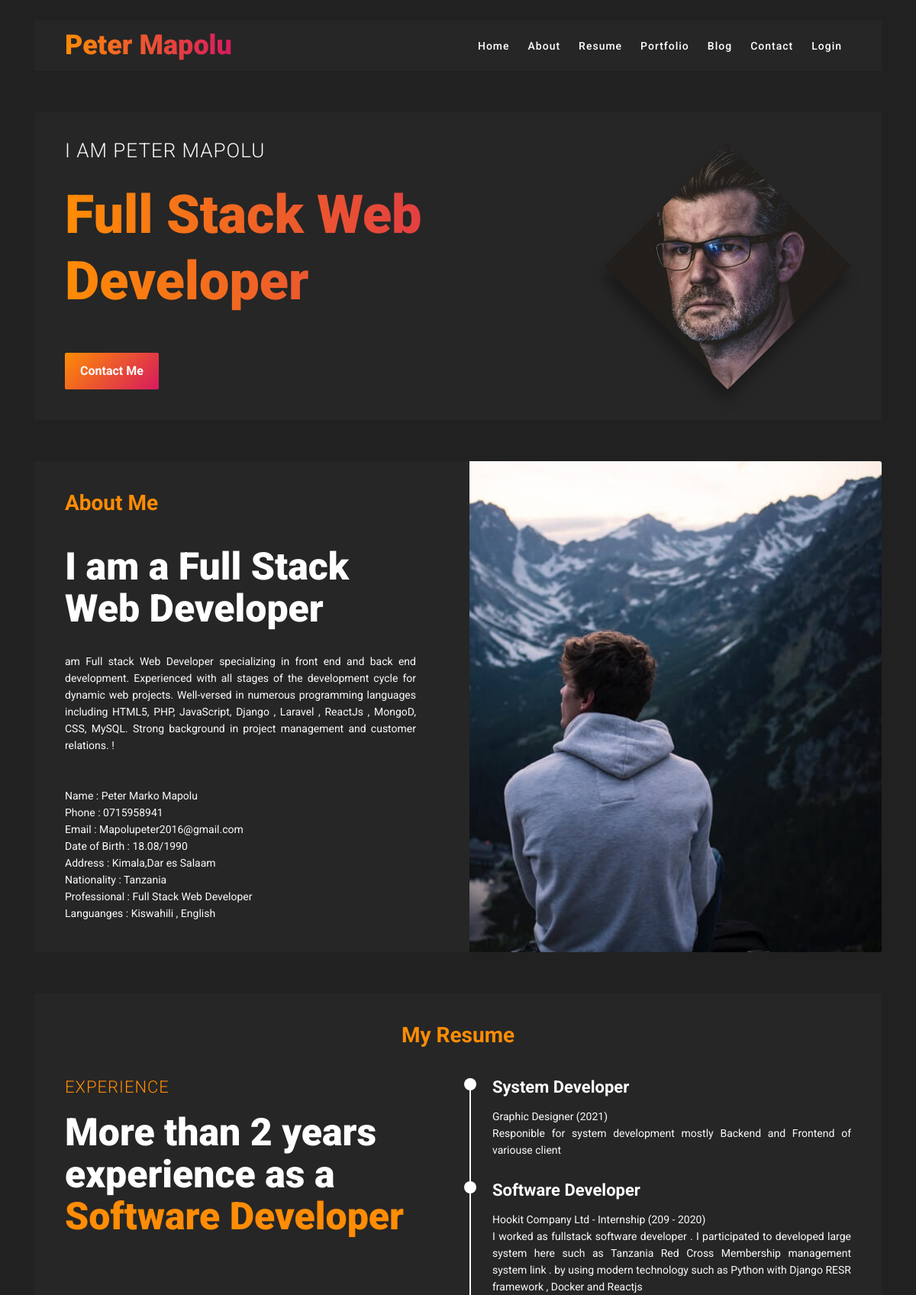
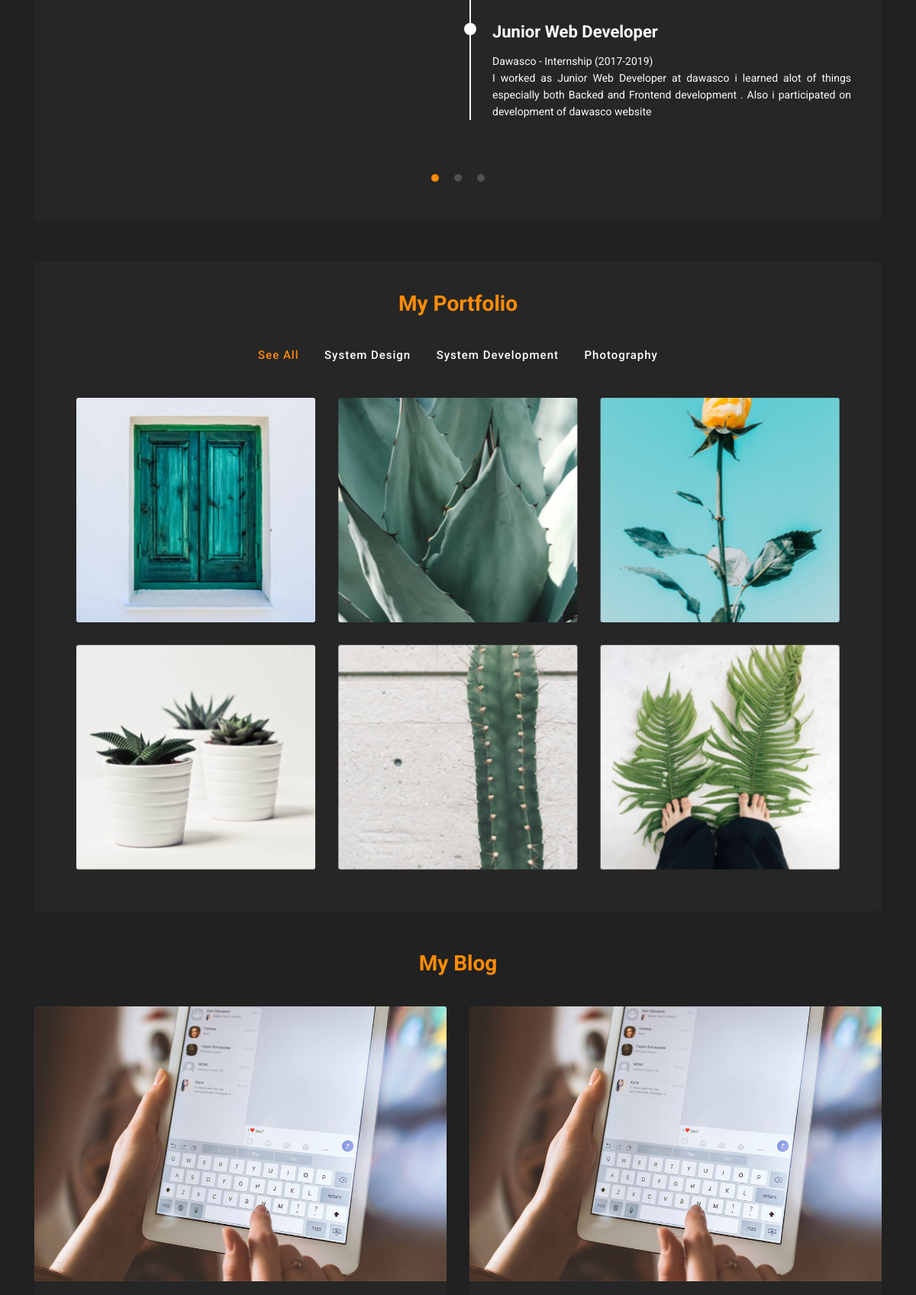
The page / (upper part) on the database its author committed (2 pictures, top to bottom).
### user/models.py (models this page shows, shortened)
class Details(models.Model):
    STATUS = (
        ('Male','Male'),
        ('Female','Female'),
        )
    professional = models.CharField(max_length=100 ,null=True,blank=True)
    firstname = models.CharField(max_length=100 ,null=True,blank=True)
    middlename = models.CharField(max_length=100 ,null=True,blank=True)
    lastname = models.CharField(max_length=100 ,null=True,blank=True)
    email = models.EmailField(max_length=100 ,null=True,blank=True)
    address = models.CharField(max_length=100 ,null=True,blank=True)
    phonenumber = models.CharField(max_length=100 ,null=True,blank=True)
    experience_years = models.CharField(max_length=100 ,null=True,blank=True)
    nationality = models.CharField(max_length=100 ,null=True,blank=True)
    birth = models.DateTimeField(default=timezone.now)
    bio = models.TextField(max_length=500,null=True,blank=True)
    gender= models.CharField(max_length=100 ,null=True, choices=STATUS)
    user = models.OneToOneField(User , on_delete=models.CASCADE , null=True,blank=True)

class Blog(models.Model):
    name = models.CharField(max_length=100 ,null=True)
    image= models.ImageField(default='default.jpg', upload_to='blog',null=True,blank=True)
    description= models.TextField(max_length=500,null=True,blank=True)
    date = models.DateTimeField(default=timezone.now)
    user = models.ForeignKey(User , on_delete=models.CASCADE , null=True)

### app/views.py (the view)
# urls.py: path('', views.home , name='index'),
def home(request):
    blogs = Blog.objects.all()
    profiles = Details.objects.all()
    context={'blogs':blogs,'profiles':profiles}
    return render(request , 'Pages/index.html',context)

### app/Templates/Pages/index.html (shortened to what this page needs)
{% load static %}
{% include 'include/base.html' %}
{% include 'include/header.html' %}
    <div id="about" class="about segments">
        <div class="container">
            <div class="box-content">
                <div class="row">
                    {% for profile in profiles %}
                    <div class="col-md-6 col-sm-12 col-xs-12">
                        <div class="content-left">
                            <div class="section-title section-title-left">
                                <h3>About Me</h3>
                            </div>
                            <div class="content">
                                <h2>I am a {{profile.professional}}</h2>
                                <p style="text-align: justify;">{{profile.bio}} !</p>
                            </div>
                            <br><br>
                            <span>Name  : {{profile.firstname}} {{profile.middlename}} {{profile.lastname}}</span><br>
                            <span>Phone : {{profile.phonenumber}}</span><br>
                            <span>Email : Mapolupeter2016@gmail.com</span><br>
                            <span>Date of Birth : 18.08/1990</span><br>
                            <span>Address : {{profile.address}}</span><br>
                            <span>Nationality : Tanzania</span><br>
                            <span>Professional : {{profile.professional}}</span><br>
                            <span>Languanges : Kiswahili , English</span>
                        </div>
                    </div>
                    <div class="col-md-6 col-sm-12 col-xs-12">
                        <div class="content-right"></div>
                    </div>
                    {% endfor %}
                </div>
            </div>
        </div>
    </div>
    <div id="resume" class="resume segments">
        <div class="container">
            <div class="box-content">
                <div class="section-title">
                    <h3>My Resume</h3>
                </div>
                <div class="owl-carousel owl-theme">
                    <div class="content">
                        <div class="row ">
                            <div class="col-md-6 col-sm-12 col-xs-12">
                                <div class="content-left">
                                    <div class="title-resume">
                                        <h3>Experience</h3>
                                        <h2>More than 2 years experience as a <span>Software Developer</span></h2>
                                    </div>
                                </div>
                            </div>
                            <div class="col-md-6 col-sm-12 col-xs-12">
                                <div class="content-right">
                                    <ul class="timeline">
                                        <li>
                                            <h4>System Developer</h4>
                                            <span>Graphic Designer (2021)</span>
                                            <p style="text-align: justify;"> Responible for system development mostly Backend and Frontend of variouse client </p>
                                        </li>
                                        <li>
                                            <h4>Software Developer</h4>
                                            <span>Hookit Company Ltd - Internship (209 - 2020)</span>
                                            <p style="text-align: justify;">I worked as fullstack software developer . I participated to developed large system here such as Tanzania Red Cross Membership management system link . by using modern technology such as Python with Django RESR framework , Docker and Reactjs </p>
                                        </li>
                                        <li>
                                            <h4>Junior Web Developer</h4>
                                            <span>Dawasco - Internship (2017-2019)</span>
                                            <p style="text-align: justify;">I worked as Junior Web Developer at dawasco i learned alot of things especially both Backed and Frontend development . Also i participated on development of dawasco website</p>
                                        </li>
                                    </ul>
                                </div>
                            </div>
                        </div>
                    </div>
                    <div class="content">
                        <div class="row ">
                            <div class="col-md-6 col-sm-12 col-xs-12">
                            </div>
                        </div>
                    </div>
                </div>
            </div>
        </div>
    </div>
    <div id="portfolio" class="portfolio segments">
        <div class="container">
            <div class="box-content">
                <div class="section-title">
                    <h3>My Portfolio</h3>
                </div>
                <div class="portfolio-filter-menu">
                    <ul>
                        <li data-filter="all" class="active">
                            <span>See All</span>
                        </li>
                        <li data-filter="1">
                            <span>System Design</span>
                        </li>
                        <li data-filter="2">
                            <span>System Development</span>
                        </li>
                        <li data-filter="3">
                            <span>Photography</span>
                        </li>
                    </ul>
                </div>
                <div class="row no-gutters filtr-container">
                    <div class="col-md-4 col-sm-12 col-xs-12 filtr-item" data-category="3">
                        <div class="content-image">
                            <a href="{% static 'images/portfolio1.jpg' %}" class="portfolio-popup">
                                <img src="{% static 'images/portfolio1.jpg' %}" alt="">
                                <div class="portfolio-caption">
                                    <div class="title">
                                    </div>
                                    <div class="subtitle">
                                    </div>
                                </div>
                            </a>
                        </div>
                    </div>
                    <div class="col-md-4 col-sm-12 col-xs-12 filtr-item" data-category="1">
                        <div class="content-image">
                            <a href="{% static 'images/portfolio2.jpg' %}" class="portfolio-popup">
                                <img src="{% static 'images/portfolio2.jpg' %}" alt="">
                                <div class="portfolio-caption">
                                    <div class="title">
                                    </div>
                                    <div class="subtitle">
                                    </div>
                                </div>
                            </a>
                        </div>
                    </div>
                    <div class="col-md-4 col-sm-12 col-xs-12 filtr-item" data-category="2, 1">
                        <div class="content-image">
                            <a href="{% static 'images/portfolio3.jpg' %}" class="portfolio-popup">
                                <img src="{% static 'images/portfolio3.jpg' %}" alt="">
                                <div class="portfolio-caption">
                                    <div class="title">
                                    </div>
                                    <div class="subtitle">
                                    </div>
                                </div>
                            </a>
                        </div>
                    </div>
                    <div class="col-md-4 col-sm-12 col-xs-12 filtr-item" data-category="3">
                        <div class="content-image">
                            <a href="{% static 'images/portfolio4.jpg' %}" class="portfolio-popup">
                                <img src="{% static 'images/portfolio4.jpg' %}" alt="">
                                <div class="portfolio-caption">
                                    <div class="title">
                                    </div>
                                    <div class="subtitle">
                                    </div>
                                </div>
                            </a>
                        </div>
                    </div>
                    <div class="col-md-4 col-sm-12 col-xs-12 filtr-item" data-category="1, 2">
                        <div class="content-image">
                            <a href="{% static 'images/portfolio5.jpg' %}" class="portfolio-popup">
                                <img src="{% static 'images/portfolio5.jpg' %}" alt="">
                                <div class="portfolio-caption">
                                    <div class="title">
                                    </div>
                                    <div class="subtitle">
                                    </div>
                                </div>
                            </a>
                        </div>
                    </div>
                    <div class="col-md-4 col-sm-12 col-xs-12 filtr-item" data-category="3, 1">
                        <div class="content-image">
                            <a href="{% static 'images/portfolio6.jpg' %}" class="portfolio-popup">
                                <img src="{% static 'images/portfolio6.jpg' %}" alt="">
                                <div class="portfolio-caption">
                                    <div class="title">
                                    </div>
                                    <div class="subtitle">
                                    </div>
                                </div>
                            </a>
                        </div>
                    </div>
                </div>
            </div>
        </div>
    </div>
    <div id="blog" class="blog segments">
        <div class="container">
            <div class="section-title">
                <h3>My Blog</h3>
            </div>
            <div class="row">
                {% for blog in blogs %}
                <div class="col-md-6">
                    <div class="content">
                        <div class="image">
                            <img src=".../../../../../media/blog/bg-title-02.jpg" alt="" width="100%">
                        </div>
                        <div class="blog-title">
                        </div>
                    </div>
                </div>
                {% endfor %}
            </div>
        </div>
    </div>

### app/Templates/include/base.html (shortened to what this page needs)
{% load static %}
<!DOCTYPE html>
<html lang="zxx">
<head>
    <link rel="stylesheet" href="{% static 'css/bootstrap.css' %}">
    <link rel="stylesheet" href="{% static 'css/font-awesome.css' %}">
    <link rel="stylesheet" href="{% static 'css/fakeLoader.css' %}">
    <link rel="stylesheet" href="{% static 'css/owl.carousel.css' %}">
    <link rel="stylesheet" href="{% static 'css/owl.theme.default.css' %}">
    <link rel="stylesheet" href="{% static 'css/magnific-popup.css' %}">
    <link rel="stylesheet" href="{% static 'css/style.css' %}">
</head>
<body>
</body>
</html>

### app/Templates/include/header.html (shortened to what this page needs)
{% load static %}
 <header id="home">
     <div class="container">
         <nav class="navbar navbar-expand-lg navbar-dark">
             {% for profile in profiles %}
             <a href="#" class="navbar-brand">
                 <h2>{{profile.firstname}} {{profile.lastname}}</h2>
             </a>
             {% endfor %}
             <div id="navbarTogglerDemo" class="collapse navbar-collapse">
                 <ul class="navbar-nav ml-auto">
                     <li class="nav-item active">
                         <a href="#home" class="nav-link">Home</a>
                     </li>
                     <li class="nav-item">
                         <a href="#about" class="nav-link">About</a>
                     </li>
                     <li class="nav-item">
                         <a href="#resume" class="nav-link">Resume</a>
                     </li>
                     <li class="nav-item">
                         <a href="#portfolio" class="nav-link">Portfolio</a>
                     </li>
                     <li class="nav-item">
                         <a href="#blog" class="nav-link">Blog</a>
                     </li>
                     <li class="nav-item">
                         <a href="#contact" class="nav-link">Contact</a>
                     </li>
                     {% if user.is_authenticated %}
                     <li class="nav-item">
                        <a href="{% url 'user' %}" class="nav-link">Dashboard</a>
                    </li>
                    {% else %}
                     <li class="nav-item">
                        <a href="{% url 'login' %}" class="nav-link">Login</a>
                    </li>
                    {% endif %}
                 </ul>
             </div>
         </nav>
     </div>
     <div class="home-intro segments">
         <div class="container">
             <div class="intro-content box-content">
                 <div class="row justify-content-center">
                     <div class="col-md-8 col-sm-12 col-xs-12">
                         {% for profile in profiles %}
                         <div class="intro-caption">
                             <span>I am {{profile.firstname}} {{profile.lastname}}</span>
                             <h2>{{profile.professional}}</h2>
                             <button class="button">Contact Me</button>
                         </div>
                         {% endfor %}
                     </div>
                     <div class="col-md-4 col-sm-12 col-xs-12">
                         <div class="intro-image">
                             <img src="{% static 'images/intro-image.jpg' %}" alt="">
                         </div>
                     </div>
                 </div>
             </div>
         </div>
     </div>
 </header>

### rows shown on the page
Details: firstname "Peter", lastname "Mapolu", firstname "PETER", lastname "MAPOLU", professional "Full Stack Web Developer", bio "am Full stack Web Developer specializing in front end and back end development. Experienced with all stages of the development cycle for dynamic web projects. Well-versed in numerous programming languages including HTML5, PHP, JavaScript, Django , Laravel , ReactJs , MongoD, CSS, MySQL. Strong background in project management and customer relations.", middlename "Marko", phonenumber "0715958941", address "Kimala,Dar es Salaam"
